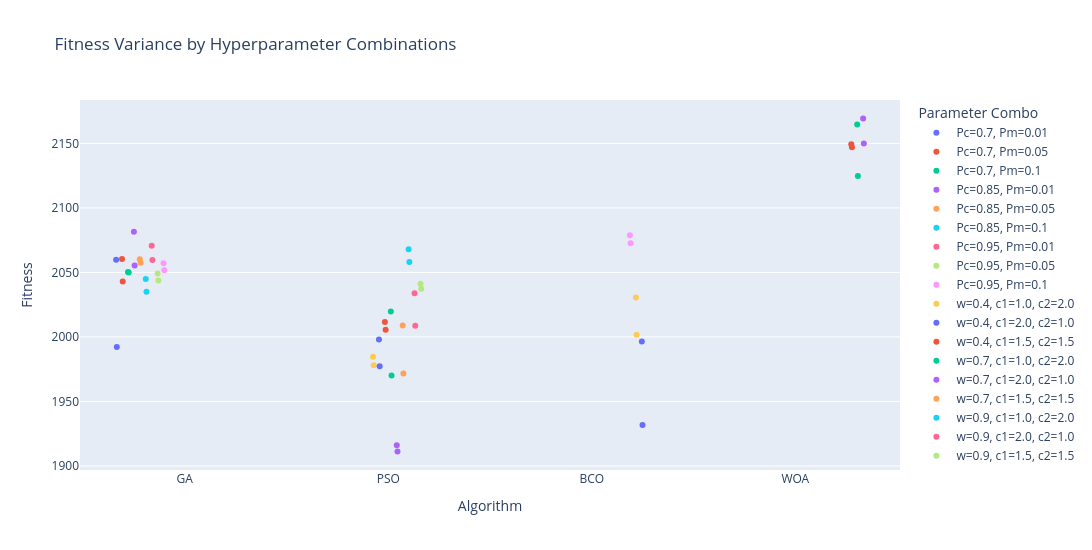

The cell this chart's notebook holds for it:
### Markdown cell above
## 3. Hyperparameter Sensitivity
Let's look at the best hyperparameters found for each algorithm.

### Code cell
# Find best hyperparameters for each algorithm
best_hyps = df_hyp.loc[df_hyp.groupby('Algorithm')['Fitness'].idxmin()]
display(best_hyps[['Algorithm', 'Parameter_Combo', 'Fitness', 'Makespan', 'Cost']].sort_values('Fitness'))

# Plotly version: Fitness spread by hyperparameter combination
fig = px.strip(
    df_hyp,
    x='Algorithm',
    y='Fitness',
    color='Parameter_Combo',
    stripmode='group',
    title='Fitness Variance by Hyperparameter Combinations'
 )

fig.update_layout(
    width=1200,
    height=550,
    legend_title='Parameter Combo'
 )

fig.show()

### Figure 1 — Plotly figure (JSON) as saved in the notebook; plotly's stock layout.template omitted (floating-point values rounded to 4 significant figures)
{"data": [{"alignmentgroup": "True", "boxpoints": "all", "fillcolor": "rgba(255,255,255,0)", "hoveron": "points", "hovertemplate": "Parameter_Combo=Pc=0.7, Pm=0.01<br>Algorithm=%{x}<br>Fitness=%{y}<extra></extra>", "legendgroup": "Pc=0.7, Pm=0.01", "line": {"color": "rgba(255,255,255,0)"}, "marker": {"color": "#636efa"}, "name": "Pc=0.7, Pm=0.01", "offsetgroup": "Pc=0.7, Pm=0.01", "orientation": "v", "pointpos": 0, "showlegend": true, "type": "box", "x": ["GA", "GA"], "x0": " ", "xaxis": "x", "y": [1992.0, 2060.0], "y0": " ", "yaxis": "y"}, {"alignmentgroup": "True", "boxpoints": "all", "fillcolor": "rgba(255,255,255,0)", "hoveron": "points", "hovertemplate": "Parameter_Combo=Pc=0.7, Pm=0.05<br>Algorithm=%{x}<br>Fitness=%{y}<extra></extra>", "legendgroup": "Pc=0.7, Pm=0.05", "line": {"color": "rgba(255,255,255,0)"}, "marker": {"color": "#EF553B"}, "name": "Pc=0.7, Pm=0.05", "offsetgroup": "Pc=0.7, Pm=0.05", "orientation": "v", "pointpos": 0, "showlegend": true, "type": "box", "x": ["GA", "GA"], "x0": " ", "xaxis": "x", "y": [2060.0, 2043.0], "y0": " ", "yaxis": "y"}, {"alignmentgroup": "True", "boxpoints": "all", "fillcolor": "rgba(255,255,255,0)", "hoveron": "points", "hovertemplate": "Parameter_Combo=Pc=0.7, Pm=0.1<br>Algorithm=%{x}<br>Fitness=%{y}<extra></extra>", "legendgroup": "Pc=0.7, Pm=0.1", "line": {"color": "rgba(255,255,255,0)"}, "marker": {"color": "#00cc96"}, "name": "Pc=0.7, Pm=0.1", "offsetgroup": "Pc=0.7, Pm=0.1", "orientation": "v", "pointpos": 0, "showlegend": true, "type": "box", "x": ["GA", "GA"], "x0": " ", "xaxis": "x", "y": [2050.0, 2050.0], "y0": " ", "yaxis": "y"}, {"alignmentgroup": "True", "boxpoints": "all", "fillcolor": "rgba(255,255,255,0)", "hoveron": "points", "hovertemplate": "Parameter_Combo=Pc=0.85, Pm=0.01<br>Algorithm=%{x}<br>Fitness=%{y}<extra></extra>", "legendgroup": "Pc=0.85, Pm=0.01", "line": {"color": "rgba(255,255,255,0)"}, "marker": {"color": "#ab63fa"}, "name": "Pc=0.85, Pm=0.01", "offsetgroup": "Pc=0.85, Pm=0.01", "orientation": "v", "pointpos": 0, "showlegend": true, "type": "box", "x": ["GA", "GA"], "x0": " ", "xaxis": "x", "y": [2082.0, 2055.0], "y0": " ", "yaxis": "y"}, {"alignmentgroup": "True", "boxpoints": "all", "fillcolor": "rgba(255,255,255,0)", "hoveron": "points", "hovertemplate": "Parameter_Combo=Pc=0.85, Pm=0.05<br>Algorithm=%{x}<br>Fitness=%{y}<extra></extra>", "legendgroup": "Pc=0.85, Pm=0.05", "line": {"color": "rgba(255,255,255,0)"}, "marker": {"color": "#FFA15A"}, "name": "Pc=0.85, Pm=0.05", "offsetgroup": "Pc=0.85, Pm=0.05", "orientation": "v", "pointpos": 0, "showlegend": true, "type": "box", "x": ["GA", "GA"], "x0": " ", "xaxis": "x", "y": [2058.0, 2060.0], "y0": " ", "yaxis": "y"}, {"alignmentgroup": "True", "boxpoints": "all", "fillcolor": "rgba(255,255,255,0)", "hoveron": "points", "hovertemplate": "Parameter_Combo=Pc=0.85, Pm=0.1<br>Algorithm=%{x}<br>Fitness=%{y}<extra></extra>", "legendgroup": "Pc=0.85, Pm=0.1", "line": {"color": "rgba(255,255,255,0)"}, "marker": {"color": "#19d3f3"}, "name": "Pc=0.85, Pm=0.1", "offsetgroup": "Pc=0.85, Pm=0.1", "orientation": "v", "pointpos": 0, "showlegend": true, "type": "box", "x": ["GA", "GA"], "x0": " ", "xaxis": "x", "y": [2035.0, 2045.0], "y0": " ", "yaxis": "y"}, {"alignmentgroup": "True", "boxpoints": "all", "fillcolor": "rgba(255,255,255,0)", "hoveron": "points", "hovertemplate": "Parameter_Combo=Pc=0.95, Pm=0.01<br>Algorithm=%{x}<br>Fitness=%{y}<extra></extra>", "legendgroup": "Pc=0.95, Pm=0.01", "line": {"color": "rgba(255,255,255,0)"}, "marker": {"color": "#FF6692"}, "name": "Pc=0.95, Pm=0.01", "offsetgroup": "Pc=0.95, Pm=0.01", "orientation": "v", "pointpos": 0, "showlegend": true, "type": "box", "x": ["GA", "GA"], "x0": " ", "xaxis": "x", "y": [2060.0, 2071.0], "y0": " ", "yaxis": "y"}, {"alignmentgroup": "True", "boxpoints": "all", "fillcolor": "rgba(255,255,255,0)", "hoveron": "points", "hovertemplate": "Parameter_Combo=Pc=0.95, Pm=0.05<br>Algorithm=%{x}<br>Fitness=%{y}<extra></extra>", "legendgroup": "Pc=0.95, Pm=0.05", "line": {"color": "rgba(255,255,255,0)"}, "marker": {"color": "#B6E880"}, "name": "Pc=0.95, Pm=0.05", "offsetgroup": "Pc=0.95, Pm=0.05", "orientation": "v", "pointpos": 0, "showlegend": true, "type": "box", "x": ["GA", "GA"], "x0": " ", "xaxis": "x", "y": [2049.0, 2044.0], "y0": " ", "yaxis": "y"}, {"alignmentgroup": "True", "boxpoints": "all", "fillcolor": "rgba(255,255,255,0)", "hoveron": "points", "hovertemplate": "Parameter_Combo=Pc=0.95, Pm=0.1<br>Algorithm=%{x}<br>Fitness=%{y}<extra></extra>", "legendgroup": "Pc=0.95, Pm=0.1", "line": {"color": "rgba(255,255,255,0)"}, "marker": {"color": "#FF97FF"}, "name": "Pc=0.95, Pm=0.1", "offsetgroup": "Pc=0.95, Pm=0.1", "orientation": "v", "pointpos": 0, "showlegend": true, "type": "box", "x": ["GA", "GA"], "x0": " ", "xaxis": "x", "y": [2057.0, 2052.0], "y0": " ", "yaxis": "y"}, {"alignmentgroup": "True", "boxpoints": "all", "fillcolor": "rgba(255,255,255,0)", "hoveron": "points", "hovertemplate": "Parameter_Combo=w=0.4, c1=1.0, c2=2.0<br>Algorithm=%{x}<br>Fitness=%{y}<extra></extra>", "legendgroup": "w=0.4, c1=1.0, c2=2.0", "line": {"color": "rgba(255,255,255,0)"}, "marker": {"color": "#FECB52"}, "name": "w=0.4, c1=1.0, c2=2.0", "offsetgroup": "w=0.4, c1=1.0, c2=2.0", "orientation": "v", "pointpos": 0, "showlegend": true, "type": "box", "x": ["PSO", "PSO"], "x0": " ", "xaxis": "x", "y": [1985.0, 1978.0], "y0": " ", "yaxis": "y"}, {"alignmentgroup": "True", "boxpoints": "all", "fillcolor": "rgba(255,255,255,0)", "hoveron": "points", "hovertemplate": "Parameter_Combo=w=0.4, c1=2.0, c2=1.0<br>Algorithm=%{x}<br>Fitness=%{y}<extra></extra>", "legendgroup": "w=0.4, c1=2.0, c2=1.0", "line": {"color": "rgba(255,255,255,0)"}, "marker": {"color": "#636efa"}, "name": "w=0.4, c1=2.0, c2=1.0", "offsetgroup": "w=0.4, c1=2.0, c2=1.0", "orientation": "v", "pointpos": 0, "showlegend": true, "type": "box", "x": ["PSO", "PSO"], "x0": " ", "xaxis": "x", "y": [1998.0, 1977.0], "y0": " ", "yaxis": "y"}, {"alignmentgroup": "True", "boxpoints": "all", "fillcolor": "rgba(255,255,255,0)", "hoveron": "points", "hovertemplate": "Parameter_Combo=w=0.4, c1=1.5, c2=1.5<br>Algorithm=%{x}<br>Fitness=%{y}<extra></extra>", "legendgroup": "w=0.4, c1=1.5, c2=1.5", "line": {"color": "rgba(255,255,255,0)"}, "marker": {"color": "#EF553B"}, "name": "w=0.4, c1=1.5, c2=1.5", "offsetgroup": "w=0.4, c1=1.5, c2=1.5", "orientation": "v", "pointpos": 0, "showlegend": true, "type": "box", "x": ["PSO", "PSO"], "x0": " ", "xaxis": "x", "y": [2012.0, 2006.0], "y0": " ", "yaxis": "y"}, {"alignmentgroup": "True", "boxpoints": "all", "fillcolor": "rgba(255,255,255,0)", "hoveron": "points", "hovertemplate": "Parameter_Combo=w=0.7, c1=1.0, c2=2.0<br>Algorithm=%{x}<br>Fitness=%{y}<extra></extra>", "legendgroup": "w=0.7, c1=1.0, c2=2.0", "line": {"color": "rgba(255,255,255,0)"}, "marker": {"color": "#00cc96"}, "name": "w=0.7, c1=1.0, c2=2.0", "offsetgroup": "w=0.7, c1=1.0, c2=2.0", "orientation": "v", "pointpos": 0, "showlegend": true, "type": "box", "x": ["PSO", "PSO"], "x0": " ", "xaxis": "x", "y": [2020.0, 1970.0], "y0": " ", "yaxis": "y"}, {"alignmentgroup": "True", "boxpoints": "all", "fillcolor": "rgba(255,255,255,0)", "hoveron": "points", "hovertemplate": "Parameter_Combo=w=0.7, c1=2.0, c2=1.0<br>Algorithm=%{x}<br>Fitness=%{y}<extra></extra>", "legendgroup": "w=0.7, c1=2.0, c2=1.0", "line": {"color": "rgba(255,255,255,0)"}, "marker": {"color": "#ab63fa"}, "name": "w=0.7, c1=2.0, c2=1.0", "offsetgroup": "w=0.7, c1=2.0, c2=1.0", "orientation": "v", "pointpos": 0, "showlegend": true, "type": "box", "x": ["PSO", "PSO"], "x0": " ", "xaxis": "x", "y": [1916.0, 1911.0], "y0": " ", "yaxis": "y"}, {"alignmentgroup": "True", "boxpoints": "all", "fillcolor": "rgba(255,255,255,0)", "hoveron": "points", "hovertemplate": "Parameter_Combo=w=0.7, c1=1.5, c2=1.5<br>Algorithm=%{x}<br>Fitness=%{y}<extra></extra>", "legendgroup": "w=0.7, c1=1.5, c2=1.5", "line": {"color": "rgba(255,255,255,0)"}, "marker": {"color": "#FFA15A"}, "name": "w=0.7, c1=1.5, c2=1.5", "offsetgroup": "w=0.7, c1=1.5, c2=1.5", "orientation": "v", "pointpos": 0, "showlegend": true, "type": "box", "x": ["PSO", "PSO"], "x0": " ", "xaxis": "x", "y": [1972.0, 2009.0], "y0": " ", "yaxis": "y"}, {"alignmentgroup": "True", "boxpoints": "all", "fillcolor": "rgba(255,255,255,0)", "hoveron": "points", "hovertemplate": "Parameter_Combo=w=0.9, c1=1.0, c2=2.0<br>Algorithm=%{x}<br>Fitness=%{y}<extra></extra>", "legendgroup": "w=0.9, c1=1.0, c2=2.0", "line": {"color": "rgba(255,255,255,0)"}, "marker": {"color": "#19d3f3"}, "name": "w=0.9, c1=1.0, c2=2.0", "offsetgroup": "w=0.9, c1=1.0, c2=2.0", "orientation": "v", "pointpos": 0, "showlegend": true, "type": "box", "x": ["PSO", "PSO"], "x0": " ", "xaxis": "x", "y": [2068.0, 2058.0], "y0": " ", "yaxis": "y"}, {"alignmentgroup": "True", "boxpoints": "all", "fillcolor": "rgba(255,255,255,0)", "hoveron": "points", "hovertemplate": "Parameter_Combo=w=0.9, c1=2.0, c2=1.0<br>Algorithm=%{x}<br>Fitness=%{y}<extra></extra>", "legendgroup": "w=0.9, c1=2.0, c2=1.0", "line": {"color": "rgba(255,255,255,0)"}, "marker": {"color": "#FF6692"}, "name": "w=0.9, c1=2.0, c2=1.0", "offsetgroup": "w=0.9, c1=2.0, c2=1.0", "orientation": "v", "pointpos": 0, "showlegend": true, "type": "box", "x": ["PSO", "PSO"], "x0": " ", "xaxis": "x", "y": [2009.0, 2034.0], "y0": " ", "yaxis": "y"}, {"alignmentgroup": "True", "boxpoints": "all", "fillcolor": "rgba(255,255,255,0)", "hoveron": "points", "hovertemplate": "Parameter_Combo=w=0.9, c1=1.5, c2=1.5<br>Algorithm=%{x}<br>Fitness=%{y}<extra></extra>", "legendgroup": "w=0.9, c1=1.5, c2=1.5", "line": {"color": "rgba(255,255,255,0)"}, "marker": {"color": "#B6E880"}, "name": "w=0.9, c1=1.5, c2=1.5", "offsetgroup": "w=0.9, c1=1.5, c2=1.5", "orientation": "v", "pointpos": 0, "showlegend": true, "type": "box", "x": ["PSO", "PSO"], "x0": " ", "xaxis": "x", "y": [2037.0, 2041.0], "y0": " ", "yaxis": "y"}, {"alignmentgroup": "True", "boxpoints": "all", "fillcolor": "rgba(255,255,255,0)", "hoveron": "points", "hovertemplate": "Parameter_Combo=NC=2<br>Algorithm=%{x}<br>Fitness=%{y}<extra></extra>", "legendgroup": "NC=2", "line": {"color": "rgba(255,255,255,0)"}, "marker": {"color": "#FF97FF"}, "name": "NC=2", "offsetgroup": "NC=2", "orientation": "v", "pointpos": 0, "showlegend": true, "type": "box", "x": ["BCO", "BCO"], "x0": " ", "xaxis": "x", "y": [2079.0, 2073.0], "y0": " ", "yaxis": "y"}, {"alignmentgroup": "True", "boxpoints": "all", "fillcolor": "rgba(255,255,255,0)", "hoveron": "points", "hovertemplate": "Parameter_Combo=NC=5<br>Algorithm=%{x}<br>Fitness=%{y}<extra></extra>", "legendgroup": "NC=5", "line": {"color": "rgba(255,255,255,0)"}, "marker": {"color": "#FECB52"}, "name": "NC=5", "offsetgroup": "NC=5", "orientation": "v", "pointpos": 0, "showlegend": true, "type": "box", "x": ["BCO", "BCO"], "x0": " ", "xaxis": "x", "y": [2031.0, 2002.0], "y0": " ", "yaxis": "y"}, {"alignmentgroup": "True", "boxpoints": "all", "fillcolor": "rgba(255,255,255,0)", "hoveron": "points", "hovertemplate": "Parameter_Combo=NC=10<br>Algorithm=%{x}<br>Fitness=%{y}<extra></extra>", "legendgroup": "NC=10", "line": {"color": "rgba(255,255,255,0)"}, "marker": {"color": "#636efa"}, "name": "NC=10", "offsetgroup": "NC=10", "orientation": "v", "pointpos": 0, "showlegend": true, "type": "box", "x": ["BCO", "BCO"], "x0": " ", "xaxis": "x", "y": [1932.0, 1996.0], "y0": " ", "yaxis": "y"}, {"alignmentgroup": "True", "boxpoints": "all", "fillcolor": "rgba(255,255,255,0)", "hoveron": "points", "hovertemplate": "Parameter_Combo=b=0.5<br>Algorithm=%{x}<br>Fitness=%{y}<extra></extra>", "legendgroup": "b=0.5", "line": {"color": "rgba(255,255,255,0)"}, "marker": {"color": "#EF553B"}, "name": "b=0.5", "offsetgroup": "b=0.5", "orientation": "v", "pointpos": 0, "showlegend": true, "type": "box", "x": ["WOA", "WOA"], "x0": " ", "xaxis": "x", "y": [2149.0, 2147.0], "y0": " ", "yaxis": "y"}, {"alignmentgroup": "True", "boxpoints": "all", "fillcolor": "rgba(255,255,255,0)", "hoveron": "points", "hovertemplate": "Parameter_Combo=b=1.0<br>Algorithm=%{x}<br>Fitness=%{y}<extra></extra>", "legendgroup": "b=1.0", "line": {"color": "rgba(255,255,255,0)"}, "marker": {"color": "#00cc96"}, "name": "b=1.0", "offsetgroup": "b=1.0", "orientation": "v", "pointpos": 0, "showlegend": true, "type": "box", "x": ["WOA", "WOA"], "x0": " ", "xaxis": "x", "y": [2165.0, 2125.0], "y0": " ", "yaxis": "y"}, {"alignmentgroup": "True", "boxpoints": "all", "fillcolor": "rgba(255,255,255,0)", "hoveron": "points", "hovertemplate": "Parameter_Combo=b=2.0<br>Algorithm=%{x}<br>Fitness=%{y}<extra></extra>", "legendgroup": "b=2.0", "line": {"color": "rgba(255,255,255,0)"}, "marker": {"color": "#ab63fa"}, "name": "b=2.0", "offsetgroup": "b=2.0", "orientation": "v", "pointpos": 0, "showlegend": true, "type": "box", "x": ["WOA", "WOA"], "x0": " ", "xaxis": "x", "y": [2169.0, 2150.0], "y0": " ", "yaxis": "y"}], "layout": {"boxmode": "group", "height": 550, "legend": {"title": {"text": "Parameter Combo"}, "tracegroupgap": 0}, "title": {"text": "Fitness Variance by Hyperparameter Combinations"}, "width": 1200, "xaxis": {"anchor": "y", "domain": [0, 1], "title": {"text": "Algorithm"}}, "yaxis": {"anchor": "x", "domain": [0, 1], "title": {"text": "Fitness"}}}}
